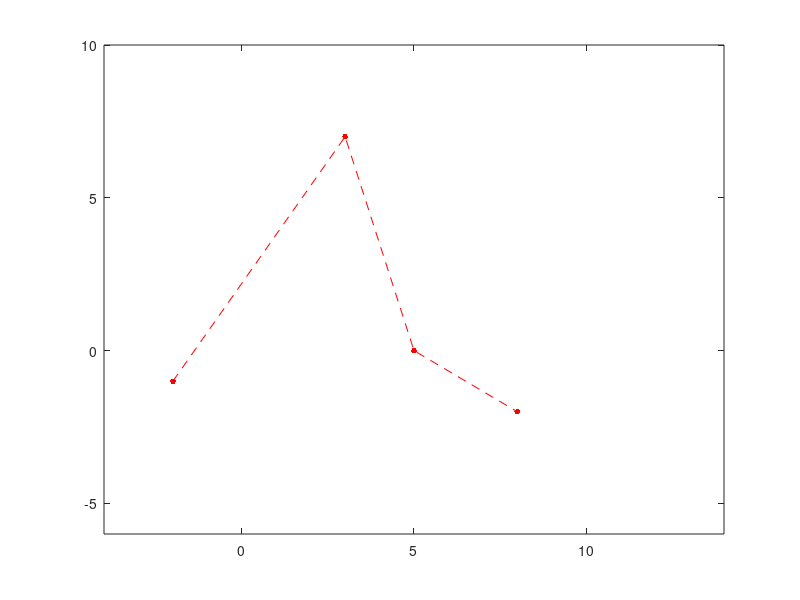

The MATLAB script that drew this image: (Note: this script raises an error after producing the figure.)
clear
%Drawing a line between two points
px = [-2 3 5 8];
py = [-1 7 0 -2];
plot(px, py, 'r.--', 'MarkerSize',13);
axis([-4 14 -6 10]);
ax = gca;
ax.XAxisLocation = 'origin';
ax.YAxisLocation = 'origin';
box off
grid on